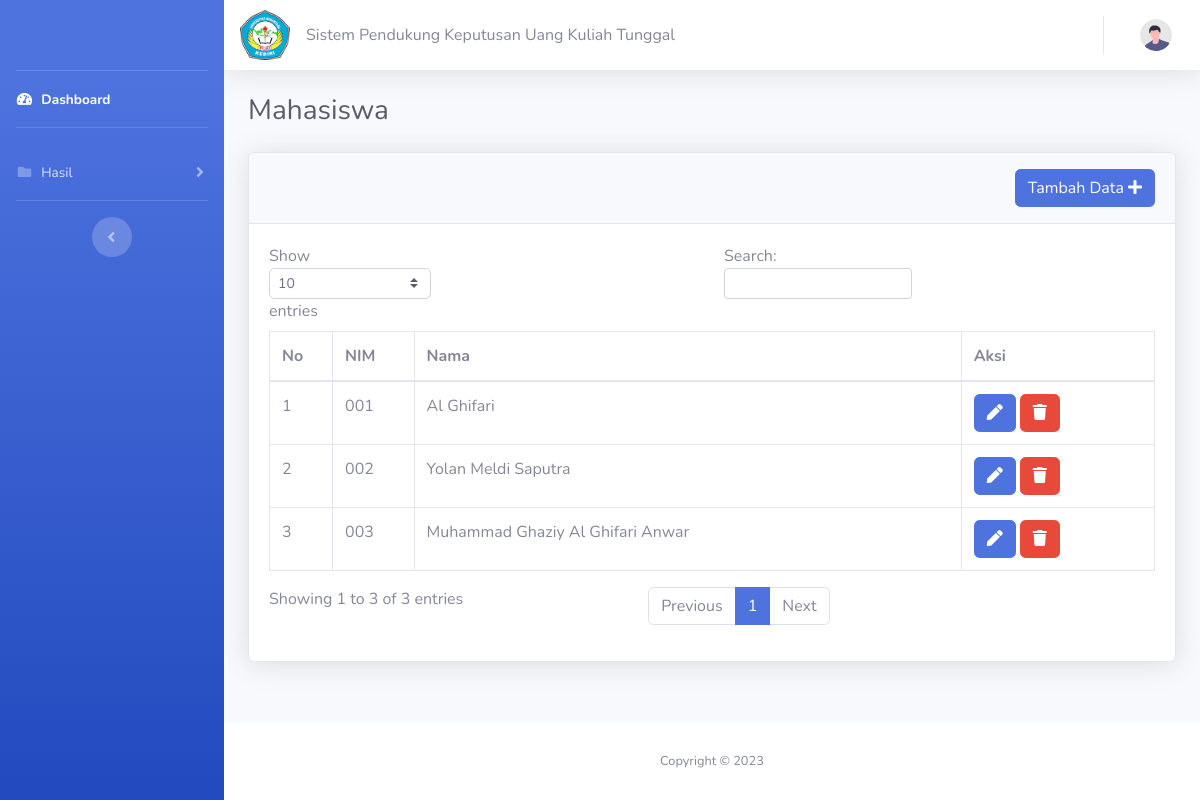
Screenshot of /index.php/mahasiswa with the database file from the repository.
### tables this page shows
CREATE TABLE `tb_mahasiswa` (
  `id_mahasiswa` int(11) NOT NULL,
  `nama_mahasiswa` varchar(255) DEFAULT NULL,
  `nim_mahasiswa` varchar(255) DEFAULT NULL,
  `alamat_mahasiswa` text DEFAULT NULL,
  `email_mahasiswa` varchar(255) NOT NULL,
  `id_prodi` int(11) NOT NULL
);

### application/controllers/Mahasiswa.php (called while the page is built, shortened)
<?php
class Mahasiswa extends CI_Controller
{
    public function __construct()
    {
        $this->load->model('MMahasiswa');
        $this->load->library('form_validation');
    }
    public function index()
    {
        $data['mahasiswa'] = $this->MMahasiswa->getAll();
        $this->load->view('Themes/Header', $data);
        $this->load->view('Themes/Menu');
        $this->load->view('Mahasiswa/Index');
        $this->load->view('Themes/Footer');
        $this->load->view('Themes/Scripts');
    }
}

### index.php (called while the page is built, shortened)
<?php
require_once BASEPATH.'core/CodeIgniter.php';

### application/models/MMahasiswa.php (called while the page is built, shortened)
<?php
class MMahasiswa extends CI_Model
{
    public function getAll()
    {
        $query = $this->db->get('tb_mahasiswa');
        return $query->result_array();
    }
}

### application/views/Mahasiswa/Index.php (the view, shortened to what this page needs)
<div class="container-fluid">
    <div class="d-sm-flex align-items-center justify-content-between mb-4">
        <h1 class="h3 mb-0 text-gray-800">Mahasiswa</h1>
    </div>
    <div class="card shadow mb-4">
        <div class="card-header py-3">
            <a href="<?= base_url('add-mahasiswa') ?>" class="btn btn-primary float-right">Tambah Data <i class="fas fa-plus"></i></a>
        </div>
        <div class="card-body">
            <div class="table-responsive">
                <table class="table table-bordered" id="dataTable" width="100%" cellspacing="0">
                    <thead>
                        <tr>
                            <th>No</th>
                            <th>NIM</th>
                            <th>Nama</th>
                            <th>Aksi</th>
                        </tr>
                    </thead>
                    <tbody>
                        <?php
                        $no = 1;
                        foreach ($mahasiswa as $data) : ?>
                            <tr>
                                <td><?= $no++ ?></td>
                                <td><?= $data['nim_mahasiswa'] ?></td>
                                <td><?= $data['nama_mahasiswa'] ?></td>
                                <td>
                                    <a href="<?= base_url('update-mahasiswa/') . $data['id_mahasiswa'] ?>" class="btn btn-primary" title="Ubah"><i class="fas fa-pen"></i></a>
                                    <a href="<?= base_url('delete-mahasiswa/') . $data['id_mahasiswa']  ?>" class="btn btn-danger" title="Hapus" onclick="return confirm('Yakin akan menghapus data?')"><i class="fas fa-trash"></i></a>
                                </td>
                            </tr>
                        <?php endforeach; ?>
                    </tbody>
                </table>
            </div>
        </div>
    </div>
</div>

### rows the page displays
tb_mahasiswa: nim_mahasiswa "001", nama_mahasiswa "Al Ghifari"
tb_mahasiswa: nim_mahasiswa "002", nama_mahasiswa "Yolan Meldi Saputra"
tb_mahasiswa: nim_mahasiswa "003", nama_mahasiswa "Muhammad Ghaziy Al Ghifari Anwar"
